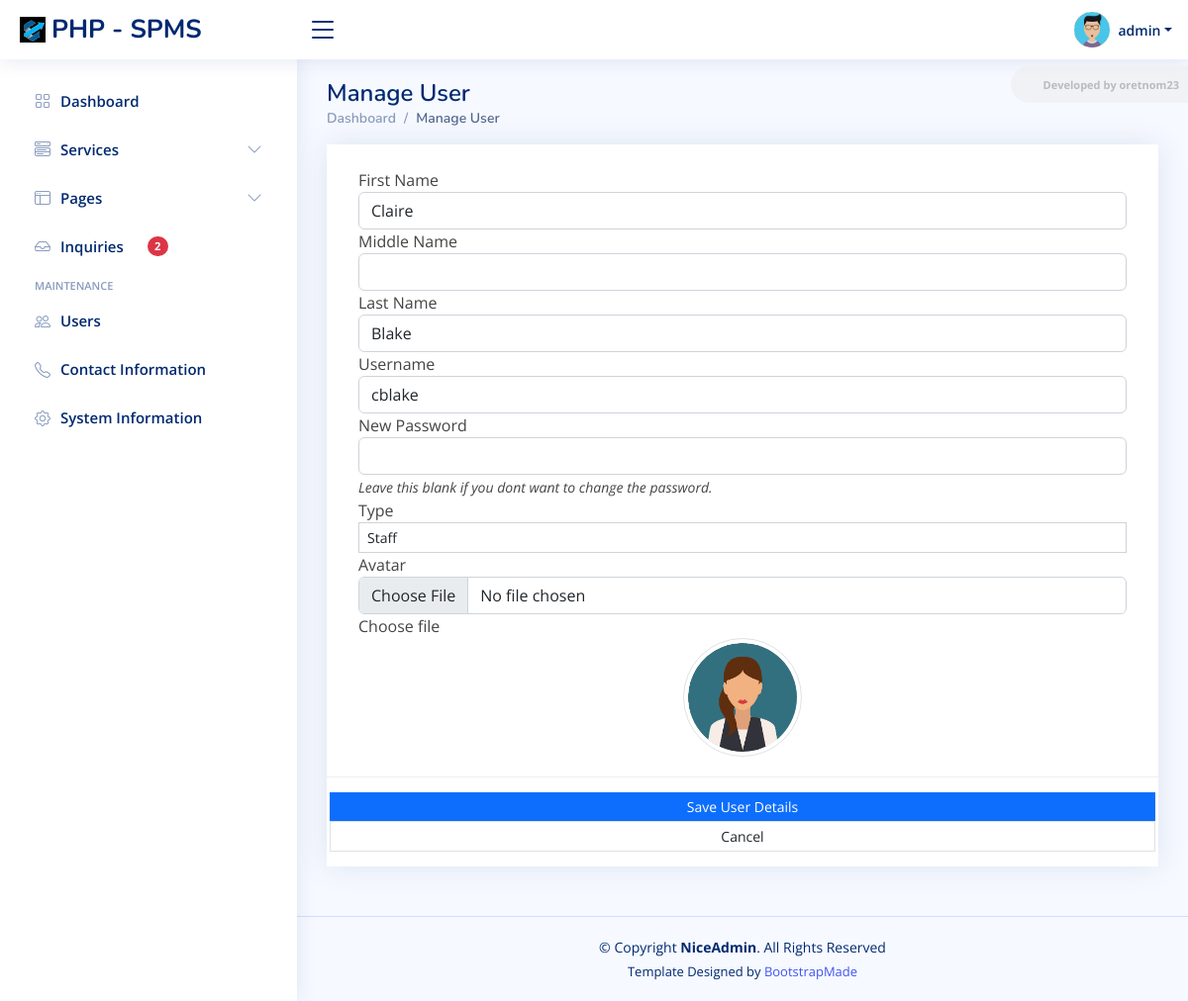
Screenshot of /admin/?page=user/manage_user&id=9 (signed in) with the database file from the repository.
### tables this page shows
CREATE TABLE `users` (
  `id` int(50) NOT NULL,
  `firstname` varchar(250) NOT NULL,
  `middlename` text DEFAULT NULL,
  `lastname` varchar(250) NOT NULL,
  `username` text NOT NULL,
  `password` text NOT NULL,
  `avatar` text DEFAULT NULL,
  `last_login` datetime DEFAULT NULL,
  `type` tinyint(1) NOT NULL DEFAULT 0,
  `date_added` datetime NOT NULL DEFAULT current_timestamp(),
  `date_updated` datetime DEFAULT current_timestamp() ON UPDATE current_timestamp()
);

### config.php (called while the page is built, shortened)
<?php
require_once('classes/SystemSettings.php');
function validate_image($file){
    global $_settings;
	if(!empty($file)){
        $ex = explode("?",$file);
        $file = $ex[0];
        $ts = isset($ex[1]) ? "?".$ex[1] : '';
		if(is_file(base_app.$file)){
			return base_url.$file.$ts;
		}else{
			return base_url.($_settings->info('logo'));
		}
	}else{
		return base_url.($_settings->info('logo'));
	}
}
?>

### admin/user/manage_user.php (the view, shortened to what this page needs)
<?php
if(isset($_GET['id'])){
    $user = $conn->query("SELECT * FROM users where id ='{$_GET['id']}' ");
    foreach($user->fetch_array() as $k =>$v){
        $meta[$k] = $v;
    }
}
?>
<div class="card card-outline rounded-0 card-navy">
	<div class="card-body">
		<div class="container-fluid pt-4">
			<form action="" id="manage-user">
				<div class="form-group">
					<label for="name">First Name</label>
					<input type="text" name="firstname" id="firstname" class="form-control" value="<?php echo isset($meta['firstname']) ? $meta['firstname']: '' ?>" required>
				</div>
				<div class="form-group">
					<label for="name">Middle Name</label>
					<input type="text" name="middlename" id="middlename" class="form-control" value="<?php echo isset($meta['middlename']) ? $meta['middlename']: '' ?>">
				</div>
				<div class="form-group">
					<label for="name">Last Name</label>
					<input type="text" name="lastname" id="lastname" class="form-control" value="<?php echo isset($meta['lastname']) ? $meta['lastname']: '' ?>" required>
				</div>
				<div class="form-group">
					<label for="username">Username</label>
					<input type="text" name="username" id="username" class="form-control" value="<?php echo isset($meta['username']) ? $meta['username']: '' ?>" required  autocomplete="off">
				</div>
				<div class="form-group">
					<label for="password"><?= isset($meta['id']) ? "New" : "" ?> Password</label>
					<input type="password" name="password" id="password" class="form-control" value="" autocomplete="off">
                    <?php if(isset($meta['id'])): ?>
					<small><i>Leave this blank if you dont want to change the password.</i></small>
                    <?php endif; ?>
				</div>
                <div class="form-group">
                    <label for="type" class="control-label">Type</label>
                    <select name="type" id="type" class="form-control form-control-sm rounded-0" required>
                    <option value="2" <?php echo isset($meta['type']) && $meta['type'] == 2 ? 'selected' : '' ?>>Staff</option>
                    </select>
                </div>
				<div class="form-group">
					<label for="" class="control-label">Avatar</label>
					<div class="custom-file">
		              <input type="file" class="form-control" id="customFile" name="img" onchange="displayImg(this,$(this))" accept="image/png, image/jpeg">
		              <label class="custom-file-label" for="customFile">Choose file</label>
		            </div>
				</div>
				<div class="form-group d-flex justify-content-center">
					<img src="<?php echo validate_image(isset($meta['avatar']) ? $meta['avatar'] :'') ?>" alt="" id="cimg" class="img-fluid img-thumbnail">
				</div>
			</form>
		</div>
	</div>
	<div class="card-footer">
			<div class="col-md-12">
				<div class="row">
					<button class="btn btn-sm btn-primary bg-gradient-teal border-0 rounded-0 mr-3" form="manage-user">Save User Details</button>
					<a href="./?page=user/list" class="btn btn-sm btn-default border rounded-0" form="manage-user"><i class="fa fa-angle-left"></i> Cancel</a>
				</div>
			</div>
		</div>
</div>

### assets/css/style.css (style rules this page uses)
:root { scroll-behavior: smooth; }
body { font-family: "Open Sans", sans-serif; background: #f6f9ff; color: #444444; }
a { color: #4154f1; text-decoration: none; }
.card { margin-bottom: 30px; border: none; border-radius: 5px; box-shadow: 0px 0 30px rgba(1, 41, 112, 0.1); }
.card-header, .card-footer { border-color: #ebeef4; background-color: #fff; color: #798eb3; padding: 15px; }
.card-body { padding: 0 20px 20px 20px; }

### admin/user/manage_user.php (style rules this page uses)
img#cimg { height: 15vh; width: 15vh; object-fit: cover; border-radius: 100% 100%; }

### rows the page displays
users: firstname "Claire", lastname "Blake", username "cblake", type "Staff", avatar (picture)

### other values shown
$_settings->info('short_name') "PHP - SPMS"
$_settings->userdata('username') "admin"
format_num($messages) "2"
str_replace(['_', '/'], ' ', ($pageSplit[1] ?? $page)) "Manage User"
